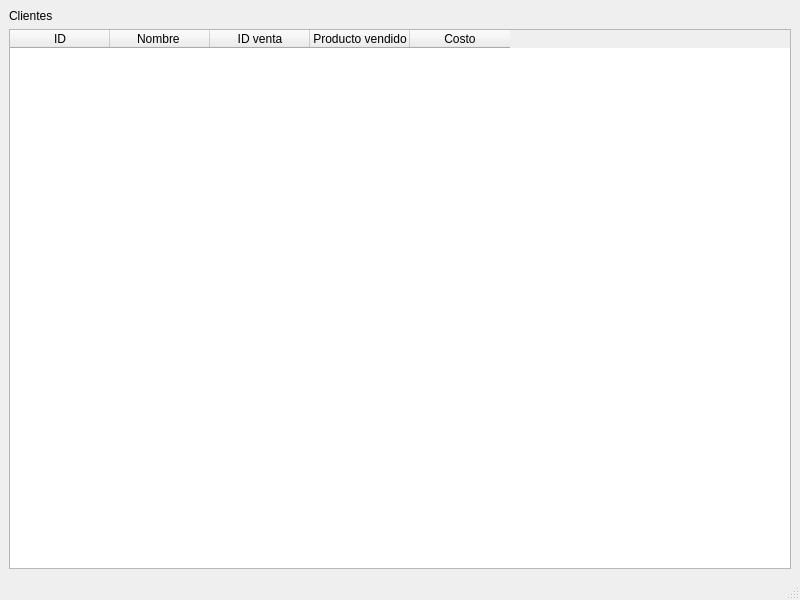
<?xml version="1.0" encoding="UTF-8"?>
<ui version="4.0">
 <class>ClienteViewWindow</class>
 <widget class="QMainWindow" name="ClienteViewWindow">
  <property name="geometry">
   <rect>
    <x>0</x>
    <y>0</y>
    <width>800</width>
    <height>600</height>
   </rect>
  </property>
  <property name="windowTitle">
   <string>MainWindow</string>
  </property>
  <widget class="QWidget" name="centralwidget">
   <layout class="QGridLayout" name="gridLayout">
    <item row="0" column="0">
     <widget class="QLabel" name="label">
      <property name="text">
       <string>Clientes</string>
      </property>
     </widget>
    </item>
    <item row="1" column="0">
     <widget class="QTableWidget" name="tableWidget">
      <column>
       <property name="text">
        <string>ID</string>
       </property>
      </column>
      <column>
       <property name="text">
        <string>Nombre </string>
       </property>
      </column>
      <column>
       <property name="text">
        <string>ID venta</string>
       </property>
      </column>
      <column>
       <property name="text">
        <string>Producto vendido</string>
       </property>
      </column>
      <column>
       <property name="text">
        <string>Costo</string>
       </property>
      </column>
     </widget>
    </item>
   </layout>
  </widget>
  <widget class="QMenuBar" name="menubar">
   <property name="geometry">
    <rect>
     <x>0</x>
     <y>0</y>
     <width>800</width>
     <height>26</height>
    </rect>
   </property>
  </widget>
  <widget class="QStatusBar" name="statusbar"/>
 </widget>
 <resources/>
 <connections/>
</ui>
